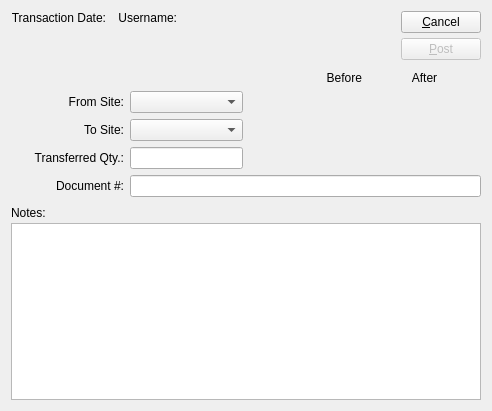
<?xml version="1.0" encoding="UTF-8"?>
<ui version="4.0">
 <comment>This file is part of the xTuple ERP: PostBooks Edition, a free and
open source Enterprise Resource Planning software suite,
Copyright (c) 1999-2010 by OpenMFG LLC, d/b/a xTuple.
It is licensed to you under the Common Public Attribution License
version 1.0, the full text of which (including xTuple-specific Exhibits)
is available at www.xtuple.com/CPAL.  By using this software, you agree
to be bound by its terms.</comment>
 <class>transferTrans</class>
 <widget class="QWidget" name="transferTrans">
  <property name="geometry">
   <rect>
    <x>0</x>
    <y>0</y>
    <width>492</width>
    <height>411</height>
   </rect>
  </property>
  <property name="windowTitle">
   <string>Inter-Site Transaction</string>
  </property>
  <layout class="QVBoxLayout">
   <item>
    <layout class="QHBoxLayout">
     <property name="spacing">
      <number>5</number>
     </property>
     <item>
      <layout class="QVBoxLayout">
       <property name="spacing">
        <number>5</number>
       </property>
       <item>
        <layout class="QHBoxLayout">
         <item>
          <widget class="XLabel" name="_transDateLit">
           <property name="text">
            <string>Transaction Date:</string>
           </property>
           <property name="alignment">
            <set>Qt::AlignRight|Qt::AlignTrailing|Qt::AlignVCenter</set>
           </property>
          </widget>
         </item>
         <item>
          <widget class="DLineEdit" name="_transDate"/>
         </item>
         <item>
          <widget class="XLabel" name="_usernameLit">
           <property name="text">
            <string>Username:</string>
           </property>
           <property name="alignment">
            <set>Qt::AlignRight|Qt::AlignTrailing|Qt::AlignVCenter</set>
           </property>
          </widget>
         </item>
         <item>
          <widget class="XLabel" name="_username">
           <property name="sizePolicy">
            <sizepolicy hsizetype="Expanding" vsizetype="Preferred">
             <horstretch>0</horstretch>
             <verstretch>0</verstretch>
            </sizepolicy>
           </property>
          </widget>
         </item>
        </layout>
       </item>
       <item>
        <layout class="QHBoxLayout">
         <property name="spacing">
          <number>0</number>
         </property>
         <item>
          <widget class="ItemCluster" name="_item"/>
         </item>
         <item>
          <spacer>
           <property name="orientation">
            <enum>Qt::Vertical</enum>
           </property>
           <property name="sizeType">
            <enum>QSizePolicy::Expanding</enum>
           </property>
           <property name="sizeHint" stdset="0">
            <size>
             <width>0</width>
             <height>20</height>
            </size>
           </property>
          </spacer>
         </item>
        </layout>
       </item>
      </layout>
     </item>
     <item>
      <layout class="QVBoxLayout">
       <property name="spacing">
        <number>5</number>
       </property>
       <item>
        <widget class="QPushButton" name="_close">
         <property name="text">
          <string>&amp;Cancel</string>
         </property>
        </widget>
       </item>
       <item>
        <widget class="QPushButton" name="_post">
         <property name="enabled">
          <bool>false</bool>
         </property>
         <property name="text">
          <string>&amp;Post</string>
         </property>
        </widget>
       </item>
       <item>
        <spacer>
         <property name="orientation">
          <enum>Qt::Vertical</enum>
         </property>
         <property name="sizeType">
          <enum>QSizePolicy::Expanding</enum>
         </property>
         <property name="sizeHint" stdset="0">
          <size>
           <width>20</width>
           <height>20</height>
          </size>
         </property>
        </spacer>
       </item>
      </layout>
     </item>
    </layout>
   </item>
   <item>
    <layout class="QGridLayout">
     <item row="1" column="0">
      <widget class="XLabel" name="_fromWarehouseLit">
       <property name="text">
        <string>From Site:</string>
       </property>
       <property name="alignment">
        <set>Qt::AlignRight|Qt::AlignTrailing|Qt::AlignVCenter</set>
       </property>
      </widget>
     </item>
     <item row="2" column="0">
      <widget class="XLabel" name="_toWarehouseLit">
       <property name="text">
        <string>To Site:</string>
       </property>
       <property name="alignment">
        <set>Qt::AlignRight|Qt::AlignTrailing|Qt::AlignVCenter</set>
       </property>
      </widget>
     </item>
     <item row="1" column="1">
      <widget class="WComboBox" name="_fromWarehouse"/>
     </item>
     <item row="2" column="1">
      <widget class="WComboBox" name="_toWarehouse"/>
     </item>
     <item row="1" column="2">
      <widget class="XLabel" name="_fromBeforeQty">
       <property name="minimumSize">
        <size>
         <width>80</width>
         <height>0</height>
        </size>
       </property>
       <property name="alignment">
        <set>Qt::AlignRight|Qt::AlignTrailing|Qt::AlignVCenter</set>
       </property>
      </widget>
     </item>
     <item row="2" column="2">
      <widget class="XLabel" name="_toBeforeQty">
       <property name="minimumSize">
        <size>
         <width>80</width>
         <height>0</height>
        </size>
       </property>
       <property name="alignment">
        <set>Qt::AlignRight|Qt::AlignTrailing|Qt::AlignVCenter</set>
       </property>
      </widget>
     </item>
     <item row="0" column="2">
      <widget class="XLabel" name="_beforeLit">
       <property name="minimumSize">
        <size>
         <width>80</width>
         <height>0</height>
        </size>
       </property>
       <property name="text">
        <string>Before</string>
       </property>
       <property name="alignment">
        <set>Qt::AlignRight|Qt::AlignTrailing|Qt::AlignVCenter</set>
       </property>
      </widget>
     </item>
     <item row="0" column="3">
      <widget class="XLabel" name="_afterLit">
       <property name="minimumSize">
        <size>
         <width>80</width>
         <height>0</height>
        </size>
       </property>
       <property name="text">
        <string>After</string>
       </property>
       <property name="alignment">
        <set>Qt::AlignCenter</set>
       </property>
      </widget>
     </item>
     <item row="1" column="3">
      <widget class="XLabel" name="_fromAfterQty">
       <property name="minimumSize">
        <size>
         <width>80</width>
         <height>0</height>
        </size>
       </property>
       <property name="alignment">
        <set>Qt::AlignRight|Qt::AlignTrailing|Qt::AlignVCenter</set>
       </property>
      </widget>
     </item>
     <item row="2" column="3">
      <widget class="XLabel" name="_toAfterQty">
       <property name="minimumSize">
        <size>
         <width>80</width>
         <height>0</height>
        </size>
       </property>
       <property name="alignment">
        <set>Qt::AlignRight|Qt::AlignTrailing|Qt::AlignVCenter</set>
       </property>
      </widget>
     </item>
     <item row="3" column="0">
      <widget class="XLabel" name="_qtyLit">
       <property name="text">
        <string>Transferred Qty.:</string>
       </property>
       <property name="alignment">
        <set>Qt::AlignRight|Qt::AlignTrailing|Qt::AlignVCenter</set>
       </property>
      </widget>
     </item>
     <item row="3" column="1">
      <widget class="XLineEdit" name="_qty">
       <property name="sizePolicy">
        <sizepolicy hsizetype="Preferred" vsizetype="Fixed">
         <horstretch>0</horstretch>
         <verstretch>0</verstretch>
        </sizepolicy>
       </property>
       <property name="alignment">
        <set>Qt::AlignRight</set>
       </property>
      </widget>
     </item>
     <item row="4" column="0">
      <widget class="XLabel" name="_documentNumLit">
       <property name="text">
        <string>Document #:</string>
       </property>
       <property name="alignment">
        <set>Qt::AlignRight|Qt::AlignTrailing|Qt::AlignVCenter</set>
       </property>
      </widget>
     </item>
     <item row="4" column="1" colspan="3">
      <widget class="XLineEdit" name="_documentNum"/>
     </item>
    </layout>
   </item>
   <item>
    <layout class="QVBoxLayout">
     <property name="spacing">
      <number>0</number>
     </property>
     <item>
      <widget class="XLabel" name="_notesLit">
       <property name="sizePolicy">
        <sizepolicy hsizetype="Fixed" vsizetype="Fixed">
         <horstretch>0</horstretch>
         <verstretch>0</verstretch>
        </sizepolicy>
       </property>
       <property name="minimumSize">
        <size>
         <width>0</width>
         <height>20</height>
        </size>
       </property>
       <property name="text">
        <string>Notes:</string>
       </property>
      </widget>
     </item>
     <item>
      <widget class="QTextEdit" name="_notes"/>
     </item>
    </layout>
   </item>
  </layout>
 </widget>
 <layoutdefault spacing="6" margin="11"/>
 <pixmapfunction>qPixmapFromMimeSource</pixmapfunction>
 <customwidgets>
  <customwidget>
   <class>DLineEdit</class>
   <extends>QWidget</extends>
   <header>datecluster.h</header>
   <container>1</container>
  </customwidget>
  <customwidget>
   <class>ItemCluster</class>
   <extends>QWidget</extends>
   <header>itemcluster.h</header>
   <container>1</container>
  </customwidget>
  <customwidget>
   <class>WComboBox</class>
   <extends>XComboBox</extends>
   <header>wcombobox.h</header>
  </customwidget>
  <customwidget>
   <class>XComboBox</class>
   <extends>QComboBox</extends>
   <header>xcombobox.h</header>
  </customwidget>
  <customwidget>
   <class>XLabel</class>
   <extends>QLabel</extends>
   <header>xlabel.h</header>
  </customwidget>
  <customwidget>
   <class>XLineEdit</class>
   <extends>QLineEdit</extends>
   <header>xlineedit.h</header>
   <container>1</container>
  </customwidget>
 </customwidgets>
 <tabstops>
  <tabstop>_transDate</tabstop>
  <tabstop>_item</tabstop>
  <tabstop>_fromWarehouse</tabstop>
  <tabstop>_toWarehouse</tabstop>
  <tabstop>_qty</tabstop>
  <tabstop>_documentNum</tabstop>
  <tabstop>_notes</tabstop>
  <tabstop>_post</tabstop>
  <tabstop>_close</tabstop>
 </tabstops>
 <resources/>
 <connections>
  <connection>
   <sender>_item</sender>
   <signal>valid(bool)</signal>
   <receiver>_post</receiver>
   <slot>setEnabled(bool)</slot>
   <hints>
    <hint type="sourcelabel">
     <x>20</x>
     <y>20</y>
    </hint>
    <hint type="destinationlabel">
     <x>20</x>
     <y>20</y>
    </hint>
   </hints>
  </connection>
  <connection>
   <sender>_item</sender>
   <signal>newId(int)</signal>
   <receiver>_toWarehouse</receiver>
   <slot>findItemsites(int)</slot>
   <hints>
    <hint type="sourcelabel">
     <x>20</x>
     <y>20</y>
    </hint>
    <hint type="destinationlabel">
     <x>20</x>
     <y>20</y>
    </hint>
   </hints>
  </connection>
  <connection>
   <sender>_close</sender>
   <signal>clicked()</signal>
   <receiver>transferTrans</receiver>
   <slot>close()</slot>
   <hints>
    <hint type="sourcelabel">
     <x>20</x>
     <y>20</y>
    </hint>
    <hint type="destinationlabel">
     <x>20</x>
     <y>20</y>
    </hint>
   </hints>
  </connection>
  <connection>
   <sender>_item</sender>
   <signal>warehouseIdChanged(int)</signal>
   <receiver>_fromWarehouse</receiver>
   <slot>setId(int)</slot>
   <hints>
    <hint type="sourcelabel">
     <x>20</x>
     <y>20</y>
    </hint>
    <hint type="destinationlabel">
     <x>20</x>
     <y>20</y>
    </hint>
   </hints>
  </connection>
  <connection>
   <sender>_item</sender>
   <signal>newId(int)</signal>
   <receiver>_fromWarehouse</receiver>
   <slot>findItemsites(int)</slot>
   <hints>
    <hint type="sourcelabel">
     <x>20</x>
     <y>20</y>
    </hint>
    <hint type="destinationlabel">
     <x>20</x>
     <y>20</y>
    </hint>
   </hints>
  </connection>
 </connections>
</ui>
